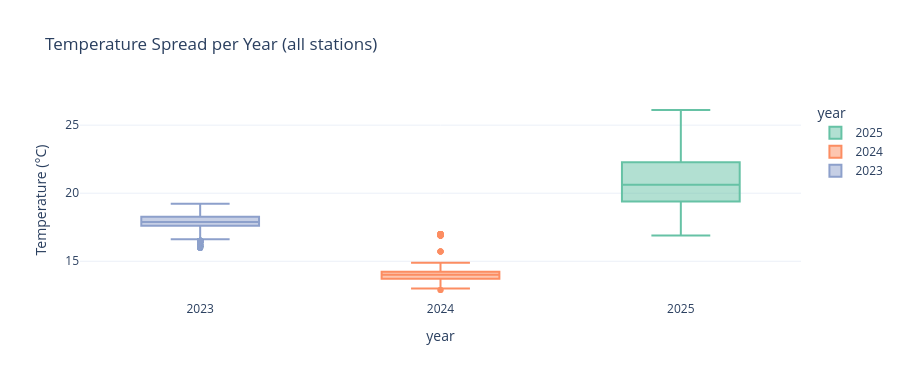

The code cell stored with this chart in its notebook:
### Code cell
# ── Visual 3: Temp box-plot per station × year ────────────────────────────────
station_daily = (
    df.groupby(['ID', 'year'])['temp_c']
      .agg(['mean','max','min','std'])
      .reset_index()
      .rename(columns={'mean':'mean_temp','max':'max_temp',
                       'min':'min_temp','std':'std_temp'})
)

fig_box = px.box(
    df.sample(min(20_000, len(df)), random_state=RANDOM_STATE),
    x='year', y='temp_c', color='year',
    color_discrete_sequence=px.colors.qualitative.Set2,
    labels={'temp_c': 'Temperature (°C)'},
    title='Temperature Spread per Year (all stations)',
    template='plotly_white', height=380
)
fig_box.show()

### Figure 1 — Plotly figure (JSON) as saved in the notebook; plotly's stock layout.template omitted (floating-point values rounded to 4 significant figures; data arrays with more than 128 entries replaced by an {"elided": "..."} marker saying what was removed)
{"data": [{"alignmentgroup": "True", "hovertemplate": "year=%{x}<br>Temperature (°C)=%{y}<extra></extra>", "legendgroup": "2025", "marker": {"color": "rgb(102,194,165)"}, "name": "2025", "notched": false, "offsetgroup": "2025", "orientation": "v", "showlegend": true, "type": "box", "x": {"elided": "6559 int values"}, "x0": " ", "xaxis": "x", "y": {"elided": "6559 float values"}, "y0": " ", "yaxis": "y"}, {"alignmentgroup": "True", "hovertemplate": "year=%{x}<br>Temperature (°C)=%{y}<extra></extra>", "legendgroup": "2024", "marker": {"color": "rgb(252,141,98)"}, "name": "2024", "notched": false, "offsetgroup": "2024", "orientation": "v", "showlegend": true, "type": "box", "x": {"elided": "6657 int values"}, "x0": " ", "xaxis": "x", "y": {"elided": "6657 float values"}, "y0": " ", "yaxis": "y"}, {"alignmentgroup": "True", "hovertemplate": "year=%{x}<br>Temperature (°C)=%{y}<extra></extra>", "legendgroup": "2023", "marker": {"color": "rgb(141,160,203)"}, "name": "2023", "notched": false, "offsetgroup": "2023", "orientation": "v", "showlegend": true, "type": "box", "x": {"elided": "6784 int values"}, "x0": " ", "xaxis": "x", "y": {"elided": "6784 float values"}, "y0": " ", "yaxis": "y"}], "layout": {"boxmode": "overlay", "height": 380, "legend": {"title": {"text": "year"}, "tracegroupgap": 0}, "title": {"text": "Temperature Spread per Year (all stations)"}, "xaxis": {"anchor": "y", "categoryarray": [2025, 2024, 2023], "categoryorder": "array", "domain": [0, 1], "title": {"text": "year"}}, "yaxis": {"anchor": "x", "domain": [0, 1], "title": {"text": "Temperature (°C)"}}}}
